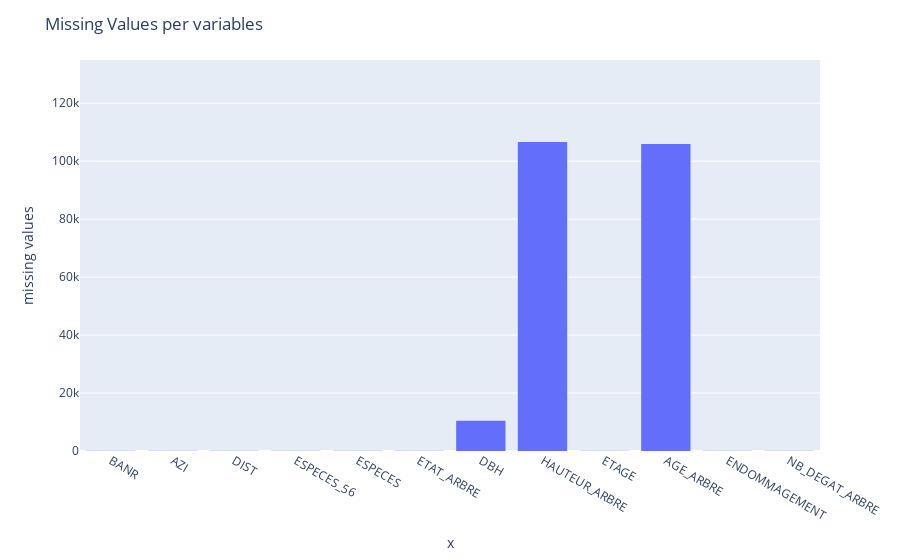

Notebook code cell kept with this figure:
### Code cell
fig = px.histogram(x=data_tree.columns,y=len(data_tree) - data_tree.describe(include='all').iloc[0,:], nbins=100)
fig.update_layout(title_text='Missing Values per variables')
fig.update_yaxes(range = [-1,len(data_tree)], title='missing values')
fig.show()

### Figure 1 — Plotly figure (JSON) as saved in the notebook; plotly's stock layout.template omitted (floating-point values rounded to 4 significant figures)
{"data": [{"alignmentgroup": "True", "bingroup": "x", "histfunc": "sum", "hovertemplate": "x=%{x}<br>sum of y=%{y}<extra></extra>", "legendgroup": "", "marker": {"color": "#636efa", "pattern": {"shape": ""}}, "name": "", "nbinsx": 100, "offsetgroup": "", "orientation": "v", "showlegend": false, "type": "histogram", "x": ["PARCELLE", "INVNR", "DATE", "BANR", "AZI", "DIST", "ESPECES_56", "ESPECES", "ETAT_ARBRE", "DBH", "HAUTEUR_ARBRE", "ETAGE", "AGE_ARBRE", "ENDOMMAGEMENT", "NB_DEGAT_ARBRE", "LFI"], "xaxis": "x", "y": [0, 0, 0, 120, 120, 124, 120, 120, 120, 10394, 106648, 120, 105956, 120, 120, 0], "yaxis": "y"}], "layout": {"barmode": "relative", "legend": {"tracegroupgap": 0}, "margin": {"t": 60}, "title": {"text": "Missing Values per variables"}, "xaxis": {"anchor": "y", "domain": [0, 1], "title": {"text": "x"}}, "yaxis": {"anchor": "x", "domain": [0, 1], "range": [-1, 134916], "title": {"text": "missing values"}}}}
